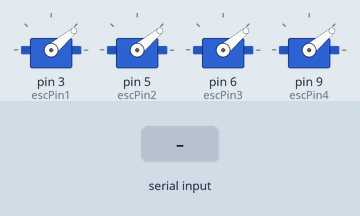
Simulated run of this sketch. Board: Arduino Uno, built with avr-gcc and run on an emulated ATmega328P. Parts: 4 × servo. The test bench sets the inputs (shaded band).

Above: at 18.2 s.
18.3 s: "1" received over Serial
At 19.5 s:
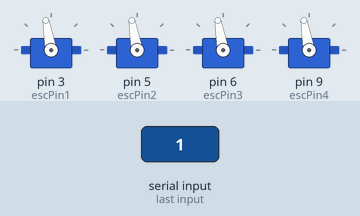
19.8 s: "0" received over Serial
At 20.8 s:
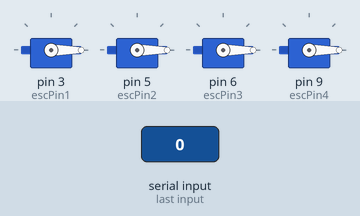
Timing chart, 0 to 22.8 s (numbered marks = the images above; inputs shaded):
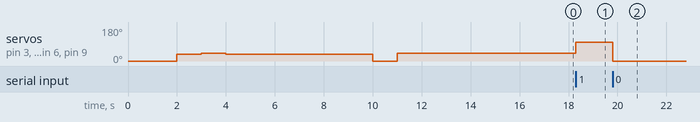

The sketch:

Saran.ino
```cpp
#include <Servo.h>
Servo esc1;
Servo esc2;
Servo esc3;
Servo esc4;

int escPin1 = 3;
int escPin2 = 5;
int escPin3 = 6;
int escPin4 = 9;

int minPulseRate = 1000;
int maxPulseRate = 2000;
int throttleChangeDelay = 200;

void setup()
{  Serial.begin(9600);
   jerk_motors();
   start_motors();
}

void loop()
{   if(Serial.available() > 0) //means Blutooth is connected
   {
        int Blue_value = Serial.read(); //values are alsways in ASCII
        if (Blue_value == 48)  //stop motors
        {    stop_motors();   }
        else if (Blue_value == 49)  //run motors
        {     run_motors();    }
   }
}

void jerk_motors ()
{    Serial.setTimeout(500);

     // Attach the the servo to the correct pin and set the pulse range
     esc1.attach(escPin1, minPulseRate, maxPulseRate);
     esc2.attach(escPin2, minPulseRate, maxPulseRate);
     esc3.attach(escPin3, minPulseRate, maxPulseRate);
     esc4.attach(escPin4, minPulseRate, maxPulseRate);

  // Write a minimum value (most ESCs require this correct startup)
     esc1.write(0);
     esc2.write(0);
     esc3.write(0);
     esc4.write(0);
       delay(2000);

     esc1.write(35);
     esc2.write(35);
     esc3.write(35);
     esc4.write(35);
        delay(1000);

     esc1.write(40);
     esc2.write(40);
     esc3.write(40);
     esc4.write(40);
        delay(1000);
}


void start_motors()
{
   esc1.write(35);
   esc2.write(35);
   esc3.write(35);
   esc4.write(35);   //min threshold is 30;
      delay(6000);

   esc1.write(0);
   esc2.write(0);
   esc3.write(0);
   esc4.write(0);
     delay(1000);

   esc1.write(40);
   esc2.write(40);
   esc3.write(40);
   esc4.write(40);
      delay(6000);
}

void stop_motors()
{           esc1.write(0);
            esc2.write(0);
            esc3.write(0);
            esc4.write(0);       }

void run_motors ()
{           esc1.write(100);
            esc2.write(100);
            esc3.write(100);
            esc4.write(100);     }
```

Measured:
- after the input at 18.3 s, servo on pin 3 (escPin1), servo on pin 5 (escPin2), servo on pin 6 (escPin3), servo on pin 9 (escPin4): 40° → 100° at once
- after the input at 19.8 s, servo on pin 3 (escPin1), servo on pin 5 (escPin2), servo on pin 6 (escPin3), servo on pin 9 (escPin4): 100° → 0° at once
